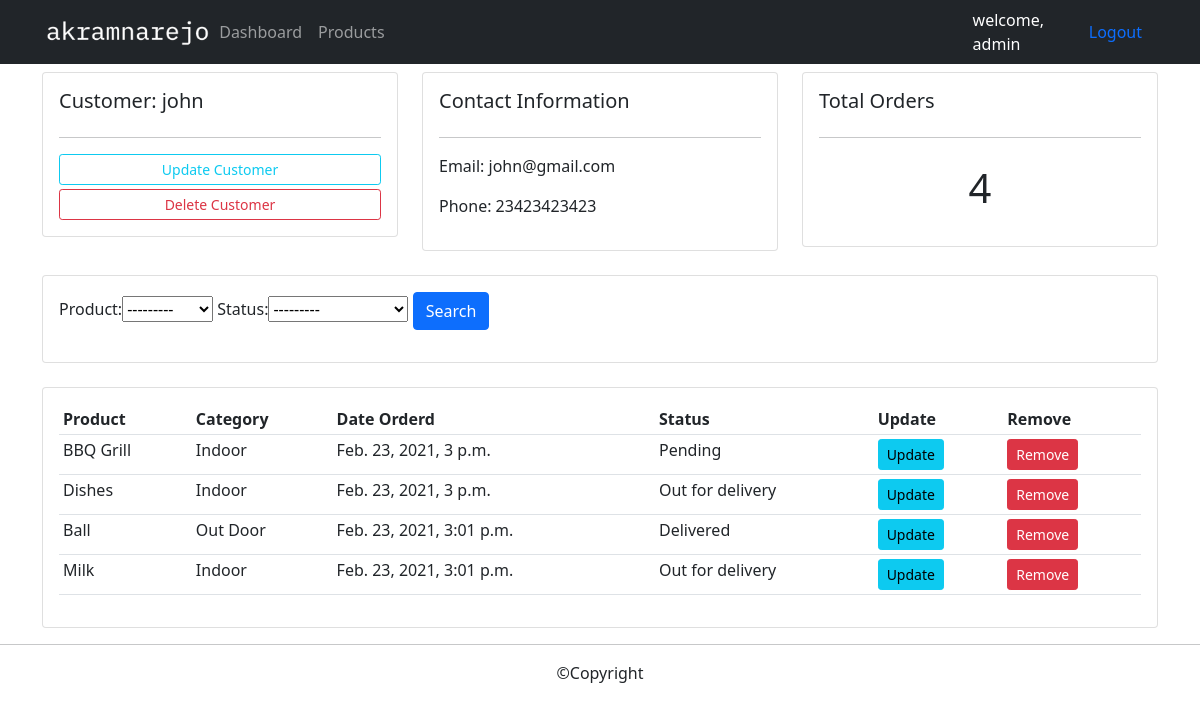
Page /customer/1 (signed in) on the committed database.
### accounts/models.py (models this page shows, shortened)
class Customer(models.Model):
    user = models.OneToOneField(User, blank=True, null=True, on_delete=models.CASCADE)
    name = models.CharField(max_length=200, null=True)
    phone = models.CharField(max_length =200, null=True)
    email = models.CharField(max_length=200, null=True)
    profile_pic = models.ImageField(default='default.png', null=True, blank=True)
    date_created = models.DateTimeField(auto_now_add=True, null=True)

class Order(models.Model):
    STATUS = (
        ('Pending','Pending'),
        ('Out for delivery', 'Out for delivery'),
        ('Delivered', 'Delivered'),
    )
    customer = models.ForeignKey(Customer, null=True, on_delete=models.SET_NULL)
    product = models.ForeignKey(Products, null=True, on_delete=models.SET_NULL)
    date_created = models.DateTimeField(auto_now_add=True, null=True)
    status = models.CharField(max_length=200, null=True, choices=STATUS)

class Products(models.Model):
    CATEGORY = (
        ('Indoor', 'Indoor'),
        ('Out Door', 'Out Door'),
    )
    name = models.CharField(max_length=200, null=True)
    price = models.FloatField(null=True)
    category = models.CharField(max_length=200, null=True, choices=CATEGORY)
    description = models.TextField(null=True)
    date_created = models.DateTimeField(auto_now_add=True, null=True)
    tags = models.ManyToManyField(Tag)
    def __str__(self):
        return self.name

### accounts/decorators.py (the view)
        def wrapper_func(request, *args, **kwargs):
            group = None
            if request.user.groups.exists():
                group = request.user.groups.all()[0].name
            if group in allowed_roles:
                return view_func(request, *args, **kwargs)
            else:
                return HttpResponse("You are not authorized to view this page.")

### accounts/views.py (called while the page is built)
@login_required(login_url='login')
@allowed_users(allowed_roles=['admin'])
def customer(request, pk):
    customer = Customer.objects.get(id=pk)
    orders = customer.order_set.all()
    myFilter = OrderFilter(request.GET, queryset=orders)
    orders = myFilter.qs
    context = {
        'customer': customer,
        'orders': orders,
        'myFilter': myFilter
    }
    return render(request, 'customer.html', context)

### accounts/templates/customer.html
{%  extends 'main.html' %}
{% block content %}
	<br>
<div class="row">
	<div class="col-md">
		<div class="card card-body">
			<h5>Customer: {{ customer.name }}</h5>
			<hr>
			<a class="btn btn-outline-info  btn-sm btn-block" href="{% url 'update_customer' customer.id %}">Update Customer</a>
			<a class="btn btn-outline-danger  btn-sm btn-block mt-sm-1" href="{% url 'delete_customer' customer.id %}">Delete Customer</a>
		</div>
	</div>
	<div class="col-md">
		<div class="card card-body">
			<h5>Contact Information</h5>
			<hr>
			<p>Email: {{ customer.email }}</p>
			<p>Phone: {{ customer.phone }}</p>
		</div>
	</div>
	<div class="col-md">
		<div class="card card-body">
			<h5>Total Orders</h5>
			<hr>
			<h1 style="text-align: center;padding: 10px">{{ orders.count }}</h1>
		</div>
	</div>
</div>
<br>
<div class="row">
	<div class="col">
		<div class="card card-body">
			<form method="get">
				{{ myFilter.form }}
		    <button class="btn btn-primary" type="submit">Search</button>
		  </form>
		</div>
	</div>
</div>
<br>
<div class="row">
	<div class="col-md">
		<div class="card card-body">
			<table class="table table-sm">
				<tr>
					<th>Product</th>
					<th>Category</th>
					<th>Date Orderd</th>
					<th>Status</th>
					<th>Update</th>
					<th>Remove</th>
				</tr>
				{% for order in orders %}
					<tr>
						<td>{{ order.product }}</td>
						<td>{{ order.product.category }}</td>
						<td>{{ order.date_created }}</td>
						<td>{{ order.status }}</td>
						<td><a href="{% url 'update_order' order.id %}" class="btn btn-sm btn-info">Update</a></td>
						<td><a href="{% url 'delete_order' order.id %}" class="btn btn-sm btn-danger">Remove</a></td>
					</tr>
				{% endfor %}
			</table>
		</div>
	</div>
</div>
{% endblock %}

### accounts/templates/navbar.html (shortened to what this page needs)
{% load static %}
<nav class="navbar navbar-expand-lg fixed-top navbar-dark bg-dark">
    <div class="container">
      <a href="{% url 'home' %}"><img src="{% static 'images/logo.png'%}" alt="akram narejo" class="img-fluid"></a>
      <div class="collapse navbar-collapse" id="navbarNav">
        <ul class="navbar-nav">
          {% if request.user.is_staff %}
            <li class="nav-item active">
              <a class="nav-link" href="{% url 'home' %}">Dashboard</a>
            </li>
            <li class="nav-item">
              <a class="nav-link" href="{% url 'products' %}">Products</a>
            </li>
          {% else %}
            <li class="nav-item">
              <a href="{% url 'account' %}" class="nav-link">Settings</a>
            </li>
          {% endif %}
        </ul>
      </div>
      <span style="color: white; padding-right: 1rem;">welcome, {{request.user}}</span>
      <a href="{% url 'logout' %}" class="nav-link">Logout</a>
    </div>
</nav>

### static/css/main.css (style rules this page uses)
body { background-color: #fff; }

### rows in the picture
Customer: name "john", email "john@gmail.com", phone "23423423423"
Order: product "BBQ Grill", product.category "Indoor", date_created "Feb. 23, 2021, 3 p.m.", status "Pending"
Order: product "Dishes", product.category "Indoor", date_created "Feb. 23, 2021, 3 p.m.", status "Out for delivery"
Order: product "Ball", product.category "Out Door", date_created "Feb. 23, 2021, 3:01 p.m.", status "Delivered"
Order: product "Milk", product.category "Indoor", date_created "Feb. 23, 2021, 3:01 p.m.", status "Out for delivery"

### other values in the picture
{{ request.user }} "admin"
{{ orders.count }} "4"
